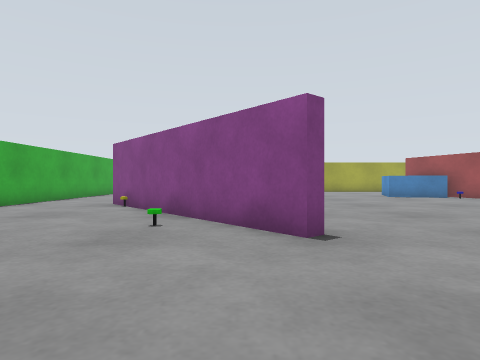
[1] (above)

17 first-person views from a walk through a world built for the Gazebo simulator. The camera is 0.4 m above the floor, looks level and sees 75° across. The floor is counted in squares, 0.5 m on a side. Each view is taken from the middle of a square. On the plan, view 1 faces up. The plan holds only what a view shows up to about 11 squares ahead; the rest is blank. The place goes on beyond the plan.

[2]
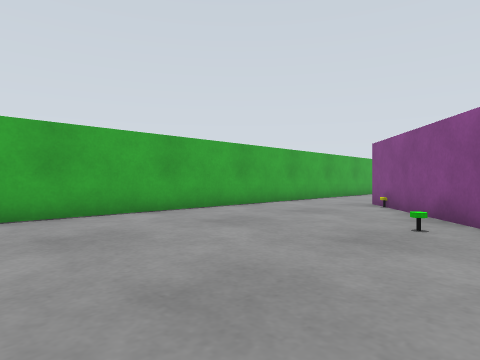

[3]
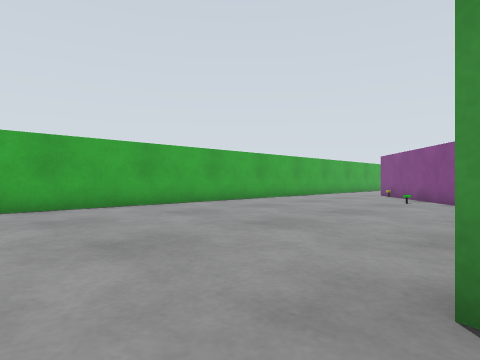

[4]
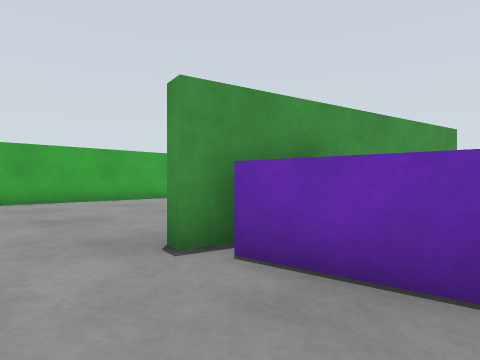

[5]
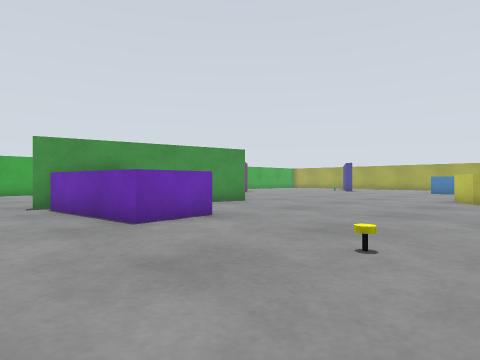

[6]
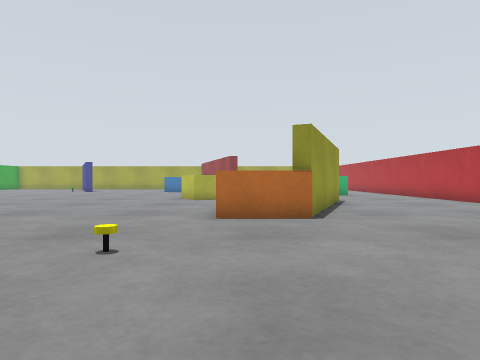

[7]
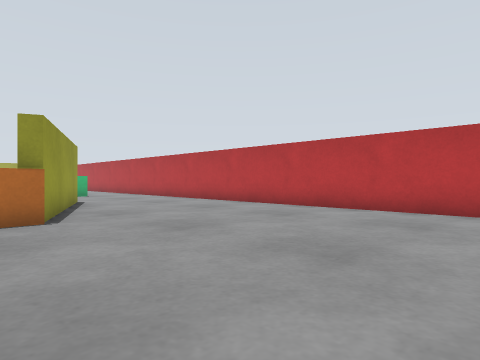

[8]
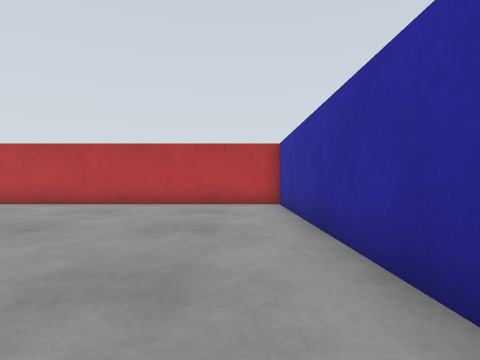

[9]
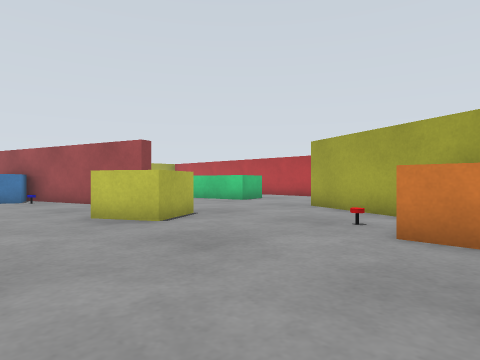

[10]
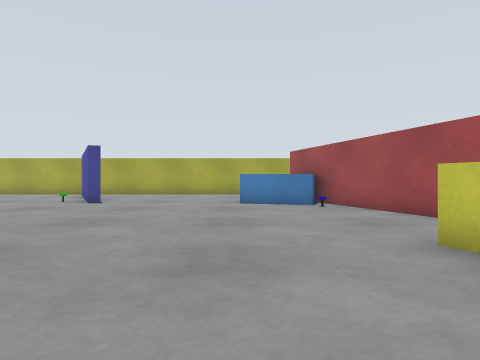

[11]
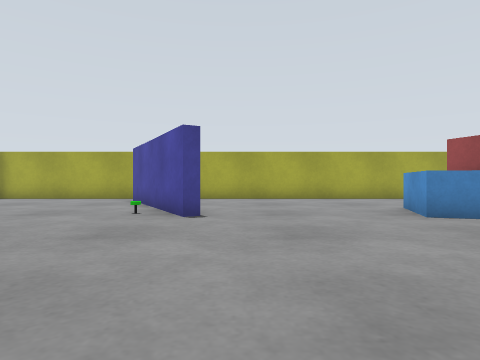

[12]
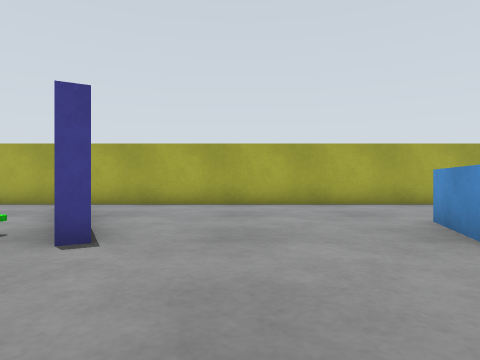

[13]
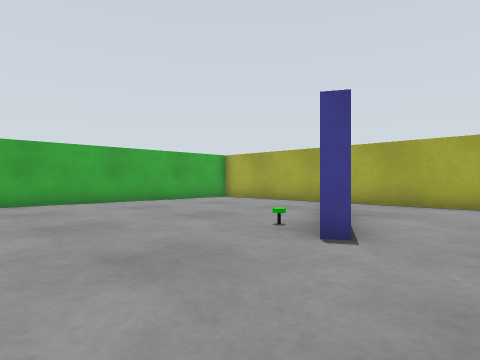

[14]
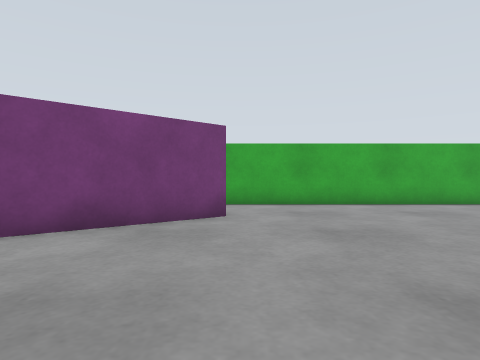

[15]
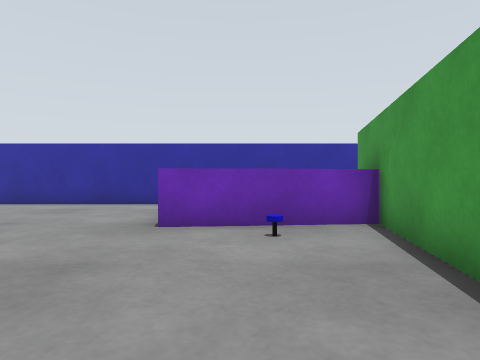

[16]
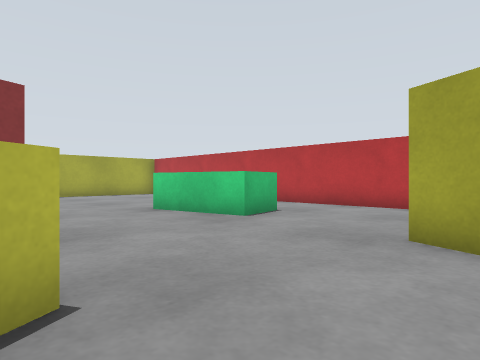

[17]
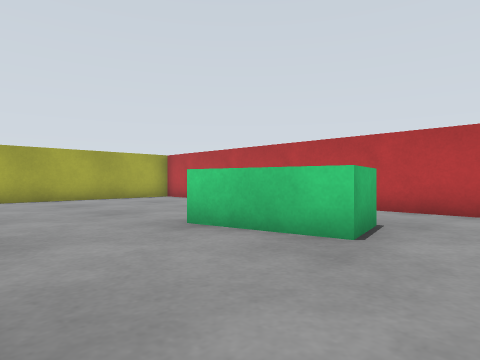

### Floor plan
Points are (right, up) in squares from view 1. A wall is a line through its corners. A room is listed if a view was taken in it or the views show most of it. See-through windows are left out.
Room 1 (views 1, 2)
walls: (0.9, 4.3) (-4.2, 10.5); (-7.3, 9.5) (-7.3, -4.9)
ways out: opening at (-6, 10) to room 2; opening at (1.3, -5) to room 2; opening at (2, 3.7) to room 2
objects: other object (-4, 9); other object (-1, 6)
Room 2 (views 3, 4, 5, 6, 7, 8, 9, 10, 11, 12, 13, 14, 15, 16, 17)
walls: (12, 9.8) (11.5, 9.6) (9.8, 15); (9.4, 16.4) (9.1, 17.4); (15.7, 5.8) (13.7, 1.1); (3.4, 3) (2, -4) (1.6, -3.9); (13.6, 1.8) (15.5, 6.4); (1.3, 4.6) (0.9, 4.3); (2.2, 15) (1.8, 14.8) (-0.5, 19); (20.3, 7.8) (20.3, 15.2); (12, 21.3) (-4, 21.3); (-3.9, 10.7) (-1.4, 7.7); (14.2, 21.3) (13.8, 21.3); (1.1, -6.3) (20.3, -6.3) (20.3, 3); (-7.3, 19) (-7.3, 9.5)
ways out: opening at (-6, 10) to room 1; opening at (1.3, -5) to room 1; opening at (2, 3.7) to room 1
objects: other object (1, 16); purple box (3, -3) to (6, -2); other object (5, 0); blue box (7, 14) to (9, 17); yellow box (10, 7) to (11, 8); other object (10, 14); other object (11, -2); orange box (12, 1) to (13, 2); other object (13, 4); green box (16, 10) to (17, 13)

Positions as (right, up) in squares from view 1, and headings:
1: (0, 0), facing up
2: (0, 0), facing up-left
3: (2, -6), facing up-left
4: (5, -6), facing up-left
5: (12, -6), facing up-left
6: (12, -6), facing up
7: (12, -6), facing up-right
8: (10, -5), facing right
9: (7, 1), facing up-right
10: (7, 4), facing up
11: (3, 8), facing up
12: (4, 11), facing up
13: (4, 11), facing up-left
14: (3, 11), facing left
15: (5, 4), facing down
16: (11, 5), facing up-right
17: (12, 8), facing up-right
